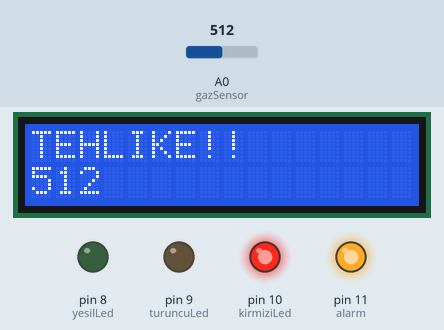
A sketch run on a simulated Arduino Uno, built with avr-gcc and run on an emulated ATmega328P. Parts: 16×2 character LCD, output pins drawn as LEDs (lit = HIGH). Inputs (shaded band) come from the test bench; at power-on: A0 (gazSensor) = 512.

Above: at 1.2 s.
1.3 s: A0 (gazSensor) set to 187
At 2.5 s:
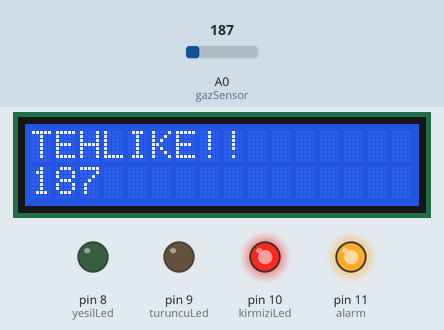
2.8 s: A0 (gazSensor) set to 169
At 3.7 s:
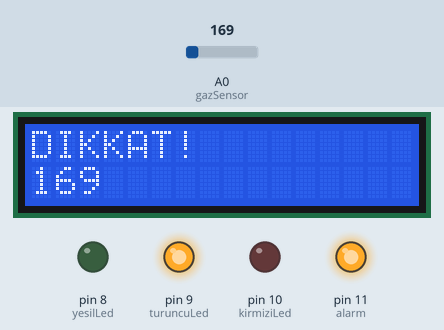
4.5 s: A0 (gazSensor) set to 131
At 5.8 s:
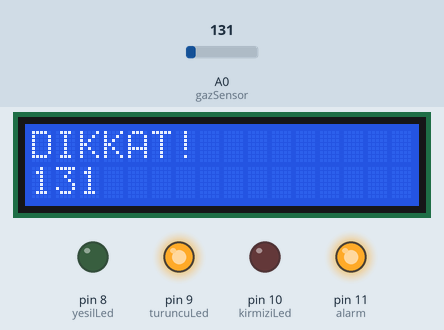
6.3 s: A0 (gazSensor) set to 110
At 7.8 s:
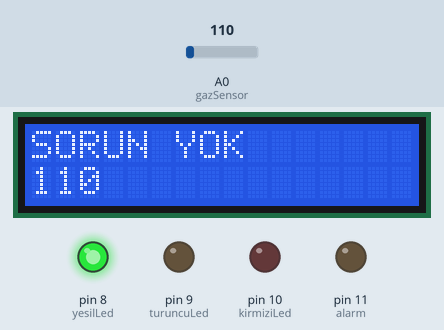
8.1 s: A0 (gazSensor) set to 122
At 8.8 s:
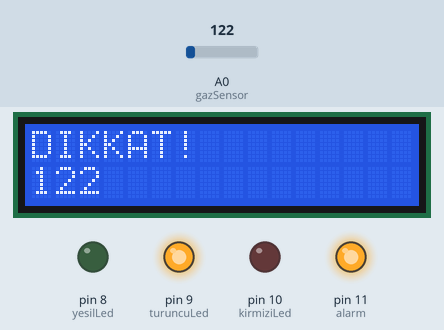
Timing chart, 0 to 10.9 s (numbered marks = the images above; inputs shaded):
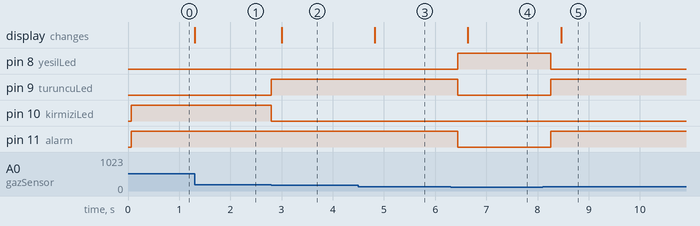

Measured:
- the behaviour switches between 181 and 180 on A0 (gazSensor) (found by bisection; images 1 and 2)
- the behaviour switches between 120 and 119 on A0 (gazSensor) (found by bisection; images 3 and 4)
- after the input at 1.3 s, the display: changes at once (image 1)
- after the input at 2.8 s, pin 9 (turuncuLed): LOW → HIGH at once; pin 10 (kirmiziLed): HIGH → LOW at once; the display: changes after 0.20 s (image 2)
- after the input at 4.5 s, the display: changes after 0.32 s (image 3)
- after the input at 6.3 s, pin 8 (yesilLed): LOW → HIGH after 0.14 s; pin 9 (turuncuLed), pin 11 (alarm): HIGH → LOW after 0.14 s; the display: changes after 0.34 s (image 4)
- after the input at 8.1 s, pin 8 (yesilLed): HIGH → LOW after 0.16 s; pin 9 (turuncuLed), pin 11 (alarm): LOW → HIGH after 0.16 s; the display: changes after 0.36 s (image 5)

The sketch:

gazsensor.ino
```cpp
#include <LiquidCrystal.h>

LiquidCrystal lcd {2,3,4,5,6,7};

int gazSensor=A0;
int gazYogunlugu=0; //Değişken tanımı
int alarm=11; //Buzzer
int yesilLed=8;
int turuncuLed=9;
int kirmiziLed=10;

void setup()
{

  lcd.begin(16,2);
  pinMode(yesilLed, OUTPUT);
  pinMode(turuncuLed, OUTPUT);
  pinMode(kirmiziLed, OUTPUT);
  pinMode(alarm, OUTPUT);

}

void loop()
{

  gazYogunlugu=(analogRead(gazSensor));


  if (gazYogunlugu>180){

    digitalWrite(yesilLed, LOW);
    digitalWrite(turuncuLed, LOW);
    digitalWrite(kirmiziLed, HIGH);
    digitalWrite(alarm, HIGH);

    lcd.setCursor(0,0); //1. satır
    lcd.print("TEHLIKE!!  ");
    lcd.setCursor(0,1); //2. satır
    lcd.print(gazYogunlugu);

  }

  else if (gazYogunlugu>=120){

    digitalWrite(yesilLed, LOW);
    digitalWrite(turuncuLed, HIGH);
    digitalWrite(kirmiziLed, LOW);
    digitalWrite(alarm, HIGH);
    delay(200);

    lcd.setCursor(0,0); //1. satır
    lcd.print("DIKKAT!  ");
    lcd.setCursor(0,1); //2. satır
    lcd.print(gazYogunlugu);

  }

  else {

    digitalWrite(yesilLed, HIGH);
    digitalWrite(turuncuLed, LOW);
    digitalWrite(kirmiziLed, LOW);
    digitalWrite(alarm, LOW);
    delay(200);

    lcd.setCursor(0,0); //1. satır
    lcd.print("SORUN YOK ");
    lcd.setCursor(0,1); //2. satır
    lcd.print(gazYogunlugu);
  }

}
```
